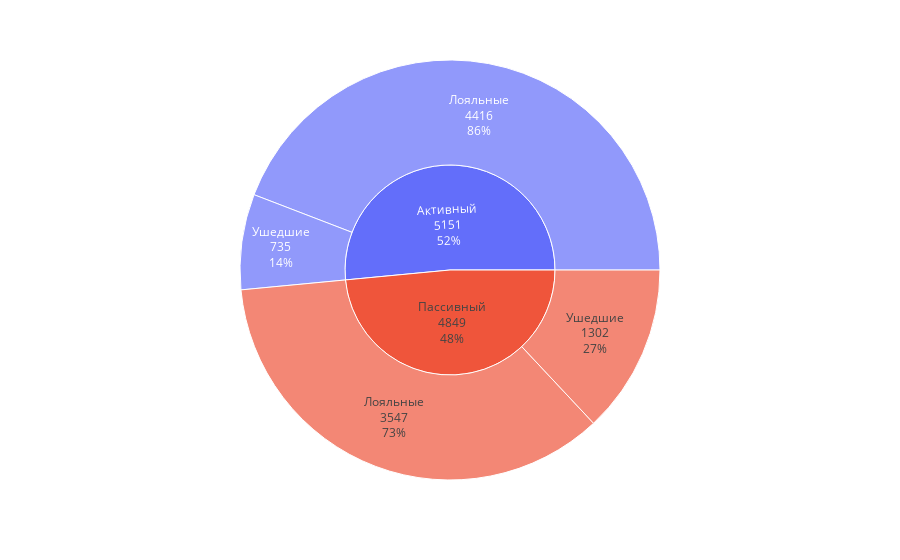

The cell this chart's notebook holds for it:
### Markdown cell above
9.8. Как влияет наличие статуса активного клиента на отток клиентов? Постройте диаграмму, иллюстрирующую это. Что бы вы предложили банку, чтобы уменьшить отток клиентов среди неактивных?

### Code cell
fig8 = px.sunburst(
    churn_data, 
    path =[churn_data['IsActiveMember'].map({1:'Активный', 0:'Пассивный'}),
           churn_data['Exited'].map({0:'Лояльные', 1:'Ушедшие'})] 
    )
fig8.update_traces(textinfo="label + value + percent parent")


fig8.show()

### Figure 1 — Plotly figure (JSON) as saved in the notebook; plotly's stock layout.template omitted (floating-point values rounded to 4 significant figures)
{"data": [{"branchvalues": "total", "domain": {"x": [0, 1], "y": [0, 1]}, "hovertemplate": "labels=%{label}<br>count=%{value}<br>parent=%{parent}<br>id=%{id}<extra></extra>", "ids": ["Активный/Лояльные", "Пассивный/Лояльные", "Активный/Ушедшие", "Пассивный/Ушедшие", "Активный", "Пассивный"], "labels": ["Лояльные", "Лояльные", "Ушедшие", "Ушедшие", "Активный", "Пассивный"], "name": "", "parents": ["Активный", "Пассивный", "Активный", "Пассивный", "", ""], "textinfo": "label+value+percent parent", "type": "sunburst", "values": [4416, 3547, 735, 1302, 5151, 4849]}], "layout": {"legend": {"tracegroupgap": 0}, "margin": {"t": 60}}}
